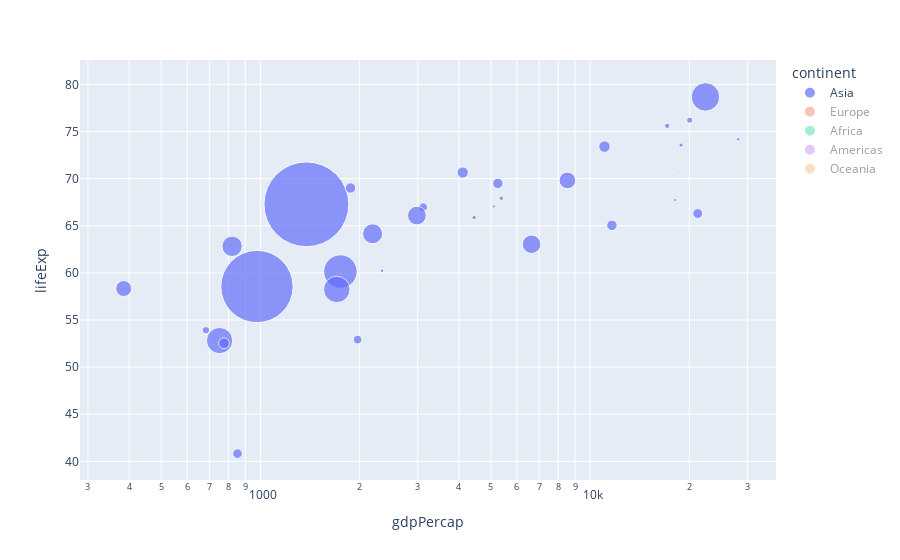

Notebook code for this chart:
### Code cell
df87 = df[df['year']==1987]
px.scatter(df87,y="lifeExp", x="gdpPercap", color="continent", size="pop",hover_name="country",height=500,log_x=True, size_max=60)

### Figure 1 — Plotly figure (JSON) as saved in the notebook; plotly's stock layout.template omitted (floating-point values rounded to 4 significant figures)
{"data": [{"hovertemplate": "<b>%{hovertext}</b><br><br>continent=Asia<br>gdpPercap=%{x}<br>lifeExp=%{y}<br>pop=%{marker.size}<extra></extra>", "hovertext": ["Afghanistan", "Bahrain", "Bangladesh", "Cambodia", "China", "Hong Kong, China", "India", "Indonesia", "Iran", "Iraq", "Israel", "Japan", "Jordan", "Korea, Dem. Rep.", "Korea, Rep.", "Kuwait", "Lebanon", "Malaysia", "Mongolia", "Myanmar", "Nepal", "Oman", "Pakistan", "Philippines", "Saudi Arabia", "Singapore", "Sri Lanka", "Syria", "Taiwan", "Thailand", "Vietnam", "West Bank and Gaza", "Yemen, Rep."], "legendgroup": "Asia", "marker": {"color": "#636efa", "size": [13867957, 454612, 103764241, 8371791, 1084035000, 5584510, 788000000, 169276000, 51889696, 16543189, 4203148, 122091325, 2820042, 19067554, 41622000, 1891487, 3089353, 16331785, 2015133, 38028578, 17917180, 1593882, 105186881, 60017788, 14619745, 2794552, 16495304, 11242847, 19757799, 52910342, 62826491, 1691210, 11219340], "sizemode": "area", "sizeref": 301100.0, "symbol": "circle"}, "mode": "markers", "name": "Asia", "orientation": "v", "showlegend": true, "type": "scatter", "visible": true, "x": [852.4, 18520.0, 752.0, 683.9, 1379.0, 20040.0, 976.5, 1748.0, 6643.0, 11640.0, 17120.0, 22380.0, 4449.0, 4106.0, 8533.0, 28120.0, 5377.0, 5250.0, 2338.0, 385, 775.6, 18120.0, 1705.0, 2190.0, 21200.0, 18860.0, 1877.0, 3117.0, 11050.0, 2983.0, 820.8, 5107.0, 1972.0], "xaxis": "x", "y": [40.82, 70.75, 52.82, 53.91, 67.27, 76.2, 58.55, 60.14, 63.04, 65.04, 75.6, 78.67, 65.87, 70.65, 69.81, 74.17, 67.93, 69.5, 60.22, 58.34, 52.54, 67.73, 58.24, 64.15, 66.3, 73.56, 69.01, 66.97, 73.4, 66.08, 62.82, 67.05, 52.92], "yaxis": "y"}, {"hovertemplate": "<b>%{hovertext}</b><br><br>continent=Europe<br>gdpPercap=%{x}<br>lifeExp=%{y}<br>pop=%{marker.size}<extra></extra>", "hovertext": ["Albania", "Austria", "Belgium", "Bosnia and Herzegovina", "Bulgaria", "Croatia", "Czech Republic", "Denmark", "Finland", "France", "Germany", "Greece", "Hungary", "Iceland", "Ireland", "Italy", "Montenegro", "Netherlands", "Norway", "Poland", "Portugal", "Romania", "Serbia", "Slovak Republic", "Slovenia", "Spain", "Sweden", "Switzerland", "Turkey", "United Kingdom"], "legendgroup": "Europe", "marker": {"color": "#EF553B", "size": [3075321, 7578903, 9870200, 4338977, 8971958, 4484310, 10311597, 5127024, 4931729, 55630100, 77718298, 9974490, 10612740, 244676, 3539900, 56729703, 569473, 14665278, 4186147, 37740710, 9915289, 22686371, 9230783, 5199318, 1945870, 38880702, 8421403, 6649942, 52881328, 56981620], "sizemode": "area", "sizeref": 301100.0, "symbol": "circle"}, "mode": "markers", "name": "Europe", "orientation": "v", "showlegend": true, "type": "scatter", "visible": "legendonly", "x": [3739.0, 23690.0, 22530.0, 4314.0, 8240.0, 13820.0, 16310.0, 25120.0, 21140.0, 22070.0, 24640.0, 16120.0, 12990.0, 26920.0, 13870.0, 19210.0, 11730.0, 23650.0, 31540.0, 9082.0, 13040.0, 9696.0, 15870.0, 12040.0, 18680.0, 15760.0, 23590.0, 30280.0, 5089.0, 21660.0], "xaxis": "x", "y": [72, 74.94, 75.35, 71.14, 71.34, 71.52, 71.58, 74.8, 74.83, 76.34, 74.85, 76.67, 69.58, 77.23, 74.36, 76.42, 74.86, 76.83, 75.89, 70.98, 74.06, 69.53, 71.22, 71.08, 72.25, 76.9, 77.19, 77.41, 63.11, 75.01], "yaxis": "y"}, {"hovertemplate": "<b>%{hovertext}</b><br><br>continent=Africa<br>gdpPercap=%{x}<br>lifeExp=%{y}<br>pop=%{marker.size}<extra></extra>", "hovertext": ["Algeria", "Angola", "Benin", "Botswana", "Burkina Faso", "Burundi", "Cameroon", "Central African Republic", "Chad", "Comoros", "Congo, Dem. Rep.", "Congo, Rep.", "Cote d'Ivoire", "Djibouti", "Egypt", "Equatorial Guinea", "Eritrea", "Ethiopia", "Gabon", "Gambia", "Ghana", "Guinea", "Guinea-Bissau", "Kenya", "Lesotho", "Liberia", "Libya", "Madagascar", "Malawi", "Mali", "Mauritania", "Mauritius", "Morocco", "Mozambique", "Namibia", "Niger", "Nigeria", "Reunion", "Rwanda", "Sao Tome and Principe", "Senegal", "Sierra Leone", "Somalia", "South Africa", "Sudan", "Swaziland", "Tanzania", "Togo", "Tunisia", "Uganda", "Zambia", "Zimbabwe"], "legendgroup": "Africa", "marker": {"color": "#00cc96", "size": [23254956, 7874230, 4243788, 1151184, 7586551, 5126023, 10780667, 2840009, 5498955, 395114, 35481645, 2064095, 10761098, 311025, 52799062, 341244, 2915959, 42999530, 880397, 848406, 14168101, 5650262, 927524, 21198082, 1599200, 2269414, 3799845, 10568642, 7824747, 7634008, 1841240, 1042663, 22987397, 12891952, 1278184, 7332638, 81551520, 562035, 6349365, 110812, 7171347, 3868905, 6921858, 35933379, 24725960, 779348, 23040630, 3154264, 7724976, 15283050, 7272406, 9216418], "sizemode": "area", "sizeref": 301100.0, "symbol": "circle"}, "mode": "markers", "name": "Africa", "orientation": "v", "showlegend": true, "type": "scatter", "visible": "legendonly", "x": [5681.0, 2430.0, 1226.0, 6206.0, 912.1, 621.8, 2603.0, 844.9, 952.4, 1316.0, 672.8, 4201.0, 2157.0, 2880.0, 3885.0, 966.9, 521.1, 573.7, 11860.0, 611.7, 847.0, 805.6, 736.4, 1362.0, 774.0, 506.1, 11770.0, 1155.0, 635.5, 684.2, 1422.0, 4784.0, 2755.0, 389.9, 3694.0, 668.3, 1385.0, 5303.0, 848.0, 1517.0, 1442.0, 1294.0, 1093.0, 7826.0, 1508.0, 3985.0, 831.8, 1202.0, 3810.0, 617.7, 1213.0, 706.2], "xaxis": "x", "y": [65.8, 39.91, 52.34, 63.62, 49.56, 48.21, 54.98, 50.48, 51.05, 54.93, 47.41, 57.47, 54.66, 50.04, 59.8, 45.66, 46.45, 46.68, 60.19, 49.27, 55.73, 45.55, 41.24, 59.34, 57.18, 46.03, 66.23, 49.35, 47.46, 46.36, 56.15, 68.74, 62.68, 42.86, 60.84, 44.55, 46.89, 71.91, 44.02, 61.73, 55.77, 40.01, 44.5, 60.83, 51.74, 57.68, 51.53, 56.94, 66.89, 51.51, 50.82, 62.35], "yaxis": "y"}, {"hovertemplate": "<b>%{hovertext}</b><br><br>continent=Americas<br>gdpPercap=%{x}<br>lifeExp=%{y}<br>pop=%{marker.size}<extra></extra>", "hovertext": ["Argentina", "Bolivia", "Brazil", "Canada", "Chile", "Colombia", "Costa Rica", "Cuba", "Dominican Republic", "Ecuador", "El Salvador", "Guatemala", "Haiti", "Honduras", "Jamaica", "Mexico", "Nicaragua", "Panama", "Paraguay", "Peru", "Puerto Rico", "Trinidad and Tobago", "United States", "Uruguay", "Venezuela"], "legendgroup": "Americas", "marker": {"color": "#ab63fa", "size": [31620918, 6156369, 142938076, 26549700, 12463354, 30964245, 2799811, 10239839, 6655297, 9545158, 4842194, 7326406, 5756203, 4372203, 2326606, 80122492, 3344353, 2253639, 3886512, 20195924, 3444468, 1191336, 242803533, 3045153, 17910182], "sizemode": "area", "sizeref": 301100.0, "symbol": "circle"}, "mode": "markers", "name": "Americas", "orientation": "v", "showlegend": true, "type": "scatter", "visible": "legendonly", "x": [9140.0, 2754.0, 7807.0, 26630.0, 5547.0, 4903.0, 5630.0, 7533.0, 2900.0, 6482.0, 4140.0, 4246.0, 1823.0, 3023.0, 6351.0, 8688.0, 2956.0, 7035.0, 3999.0, 6361.0, 12280.0, 7389.0, 29880.0, 7452.0, 9884.0], "xaxis": "x", "y": [70.77, 57.25, 65.2, 76.86, 72.49, 67.77, 74.75, 74.17, 66.05, 67.23, 63.15, 60.78, 53.64, 64.49, 71.77, 69.5, 62.01, 71.52, 67.38, 64.13, 74.63, 69.58, 75.02, 71.92, 70.19], "yaxis": "y"}, {"hovertemplate": "<b>%{hovertext}</b><br><br>continent=Oceania<br>gdpPercap=%{x}<br>lifeExp=%{y}<br>pop=%{marker.size}<extra></extra>", "hovertext": ["Australia", "New Zealand"], "legendgroup": "Oceania", "marker": {"color": "#FFA15A", "size": [16257249, 3317166], "sizemode": "area", "sizeref": 301100.0, "symbol": "circle"}, "mode": "markers", "name": "Oceania", "orientation": "v", "showlegend": true, "type": "scatter", "visible": "legendonly", "x": [21890.0, 19010.0], "xaxis": "x", "y": [76.32, 74.32], "yaxis": "y"}], "layout": {"autosize": true, "legend": {"itemsizing": "constant", "title": {"text": "continent"}, "tracegroupgap": 0}, "margin": {"t": 60}, "xaxis": {"anchor": "y", "autorange": true, "domain": [0, 1], "range": [2.448, 4.566], "title": {"text": "gdpPercap"}, "type": "log"}, "yaxis": {"anchor": "x", "autorange": true, "domain": [0, 1], "range": [37.9, 82.91], "title": {"text": "lifeExp"}, "type": "linear"}}}
